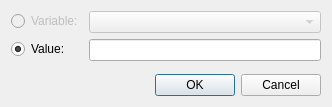
<?xml version="1.0" encoding="UTF-8"?>
<ui version="4.0">
 <class>TextDialog</class>
 <widget class="QDialog" name="TextDialog">
  <property name="geometry">
   <rect>
    <x>0</x>
    <y>0</y>
    <width>332</width>
    <height>107</height>
   </rect>
  </property>
  <property name="windowTitle">
   <string>Change Text</string>
  </property>
  <property name="windowIcon">
   <iconset resource="../qrc/editor.qrc">
    <normaloff>:/ico101.ico</normaloff>:/ico101.ico</iconset>
  </property>
  <layout class="QVBoxLayout" name="verticalLayout">
   <item>
    <layout class="QFormLayout" name="formLayout">
     <item row="1" column="0">
      <widget class="QRadioButton" name="radioButton">
       <property name="text">
        <string>Value:</string>
       </property>
       <property name="checked">
        <bool>true</bool>
       </property>
      </widget>
     </item>
     <item row="1" column="1">
      <widget class="QLineEdit" name="textField"/>
     </item>
     <item row="0" column="0">
      <widget class="QRadioButton" name="radioButton_2">
       <property name="enabled">
        <bool>false</bool>
       </property>
       <property name="text">
        <string>Variable:</string>
       </property>
      </widget>
     </item>
     <item row="0" column="1">
      <widget class="QComboBox" name="comboBox">
       <property name="enabled">
        <bool>false</bool>
       </property>
      </widget>
     </item>
    </layout>
   </item>
   <item>
    <spacer name="verticalSpacer">
     <property name="orientation">
      <enum>Qt::Vertical</enum>
     </property>
     <property name="sizeHint" stdset="0">
      <size>
       <width>20</width>
       <height>0</height>
      </size>
     </property>
    </spacer>
   </item>
   <item>
    <widget class="QDialogButtonBox" name="buttonBox">
     <property name="orientation">
      <enum>Qt::Horizontal</enum>
     </property>
     <property name="standardButtons">
      <set>QDialogButtonBox::Cancel|QDialogButtonBox::Ok</set>
     </property>
    </widget>
   </item>
  </layout>
 </widget>
 <resources>
  <include location="../qrc/editor.qrc"/>
 </resources>
 <connections>
  <connection>
   <sender>buttonBox</sender>
   <signal>accepted()</signal>
   <receiver>TextDialog</receiver>
   <slot>accept()</slot>
   <hints>
    <hint type="sourcelabel">
     <x>248</x>
     <y>254</y>
    </hint>
    <hint type="destinationlabel">
     <x>157</x>
     <y>274</y>
    </hint>
   </hints>
  </connection>
  <connection>
   <sender>buttonBox</sender>
   <signal>rejected()</signal>
   <receiver>TextDialog</receiver>
   <slot>reject()</slot>
   <hints>
    <hint type="sourcelabel">
     <x>316</x>
     <y>260</y>
    </hint>
    <hint type="destinationlabel">
     <x>286</x>
     <y>274</y>
    </hint>
   </hints>
  </connection>
 </connections>
</ui>
